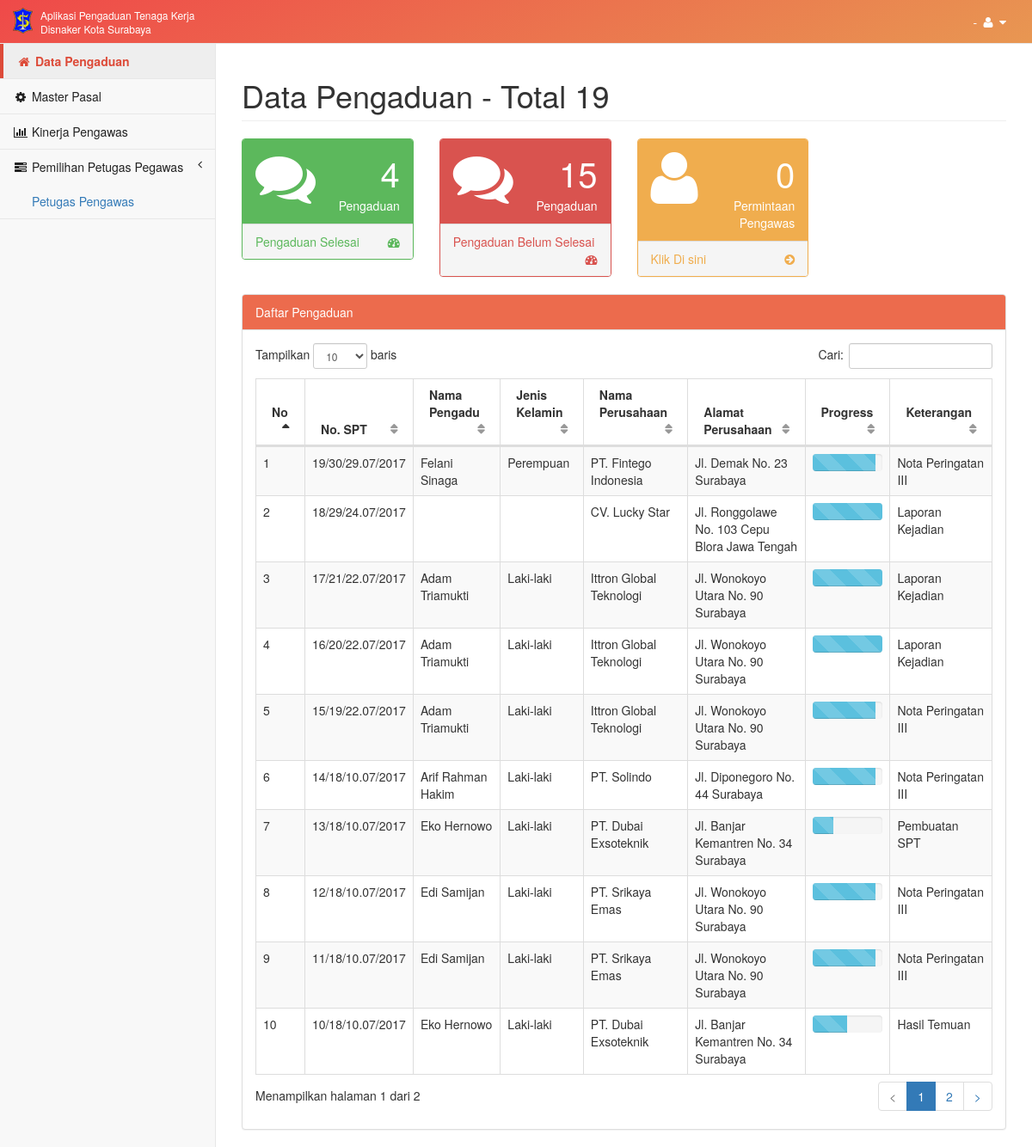
The page /main/index/data-pengaduan on the database its author committed.
### tables this page shows
CREATE TABLE IF NOT EXISTS `surat_perintah_tugas` (
  `ID_SPT` int(11) NOT NULL AUTO_INCREMENT,
  `NO_SPT` varchar(500) DEFAULT NULL,
  `STATUS_SPT` int(11) DEFAULT '1',
  `IS_ACTIVE_SPT` int(11) DEFAULT '0',
  `TGL_SPT` datetime DEFAULT NULL,
  `ISI_SPT` varchar(500) DEFAULT NULL,
  `PEMERIKSAAN` text,
  `ID_PASAL` int(11) DEFAULT NULL,
  `JUMLAH_PEGAWAI` varchar(50) DEFAULT NULL,
  `TGL_PEMERIKSAAN` datetime DEFAULT NULL,
  `IS_CONFIRM` int(11) NOT NULL DEFAULT '0',
  PRIMARY KEY (`ID_SPT`),
  KEY `ID_PASAL` (`ID_PASAL`)
);

CREATE TABLE IF NOT EXISTS `admin_pengawas` (
  `ID_ADMIN_PENGAWAS` int(11) NOT NULL AUTO_INCREMENT,
  `IDPENGGUNA` varchar(100) DEFAULT NULL,
  `ID_SPT` int(11) DEFAULT NULL,
  `ID_KARYAWAN` varchar(50) DEFAULT NULL,
  `ID_KELUHAN` int(11) DEFAULT NULL,
  PRIMARY KEY (`ID_ADMIN_PENGAWAS`),
  KEY `RELATION_201_FK` (`IDPENGGUNA`),
  KEY `RELATION_208_FK` (`ID_SPT`),
  KEY `RELATION_209_FK` (`ID_KARYAWAN`)
);

CREATE TABLE IF NOT EXISTS `tenaga_kerja` (
  `ID_TK` int(11) NOT NULL AUTO_INCREMENT,
  `NO_KTP` varchar(50) DEFAULT NULL,
  `EMAIL` varchar(100) DEFAULT NULL,
  `NAMA_TK` varchar(50) DEFAULT NULL,
  `ALAMAT_TK` varchar(100) DEFAULT NULL,
  `TEMPAT_LAHIR` varchar(50) DEFAULT NULL,
  `TANGGAL_LAHIR` datetime DEFAULT NULL,
  `JENIS_KEL` varchar(50) DEFAULT NULL,
  `AGAMA` varchar(50) DEFAULT NULL,
  `STATUS_KAWIN` varchar(50) DEFAULT NULL,
  `PEKERJAAN` varchar(50) DEFAULT NULL,
  `KEWARGANEGARAAN` varchar(50) DEFAULT NULL,
  `PASSWORD_TK` text,
  `NAMA_SERIKAT` varchar(50) DEFAULT NULL,
  `ALAMAT_SERIKAT` varchar(500) DEFAULT NULL,
  `TELP_SERIKAT` varchar(50) DEFAULT NULL,
  `NAMA_PERUSAHAAN` varchar(100) DEFAULT NULL,
  `ALAMAT_PERUSAHAAN` varchar(500) DEFAULT NULL,
  `EMAIL_PERUSAHAAN` varchar(100) DEFAULT NULL,
  `TELP_PERUSAHAAN` varchar(50) DEFAULT NULL,
  `TELP_HRD_SERIKAT` varchar(50) DEFAULT NULL,
  `TOKEN_REG` text,
  `USER_STS` int(11) DEFAULT NULL,
  `USER_TYPE` varchar(50) DEFAULT NULL,
  `JABATAN` varchar(100) DEFAULT NULL,
  `LAMA_KERJA` varchar(5) DEFAULT NULL,
  `JENIS_USAHA` varchar(100) DEFAULT NULL,
  PRIMARY KEY (`ID_TK`)
);

CREATE TABLE IF NOT EXISTS `jenis_keluhan` (
  `ID_JENIS_KELUHAN` int(11) NOT NULL AUTO_INCREMENT,
  `ID_TK` int(11) DEFAULT NULL,
  `ID_KELUHAN_TK` int(11) DEFAULT NULL,
  `ID_KELUHAN_SERIKAT` int(11) DEFAULT NULL,
  `STATUS_PENYELESAIAN` int(11) NOT NULL DEFAULT '0',
  PRIMARY KEY (`ID_JENIS_KELUHAN`),
  KEY `RELATION_205_FK` (`ID_TK`),
  KEY `RELATION_206_FK` (`ID_KELUHAN_TK`),
  KEY `RELATION_207_FK` (`ID_KELUHAN_SERIKAT`)
);

### application/views/pages/data-pengaduan.php (the view, shortened to what the rows shown need)
<link href="<?php echo base_url('assets/css/selectize.bootstrap3.css') ?>" rel="stylesheet">
<div id="wrapper">
        <div id="page-wrapper">
            <div class="row">
            <form method="post" action="<?php echo site_url('pengaduan/master_pasal_new') ?>" id="form_hasil_temuan">
                <div class="col-lg-12">
                    <h1 class="page-header">Data Pengaduan - Total <?php echo $total_pengaduan; ?></h1>
                </div>
                </form>
            </div>
            <div class="row">
                <div class="col-lg-3 col-md-6">
                    <div class="panel panel-yellow">
                        <div class="panel-heading">
                            <div class="row">
                                <div class="col-xs-9 text-right">
                                    <div class="huge"><?php echo $permintaan_petugas; ?></div>
                                    <div>Permintaan Pengawas</div>
                                </div>
                            </div>
                        </div>
                    </div>
                </div>
                <div class="col-lg-12">
                    <div class="panel panel-default">
                        <div class="panel-body">
                            <table width="100%" class="table table-striped table-bordered table-hover" id="dataTables-example">
                                <thead>
                                    <tr>
                                        <th>No</th>
                                        <th>No. SPT</th>
                                        <th>Nama Pengadu</th>
                                        <th>Jenis Kelamin</th>
                                        <th>Nama Perusahaan</th>
                                        <th>Alamat Perusahaan</th>
                                        <th>Progress</th>
                                        <th>Keterangan</th>
                                    </tr>
                                </thead>
                                <tbody>
                                    <?php $count=1; foreach ($spt_list as $key) { ?>
                                        <tr>
                                            <td><?php echo $count++; ?></td>
                                            <td><?php echo $key->NO_SPT; ?></td>
                                            <td><?php echo $key->NAMA_TK; ?></td>
                                            <td><?php echo $key->JENIS_KEL; ?></td>
                                            <td><?php echo $key->NAMA_PERUSAHAAN; ?></td>
                                            <td><?php echo $key->ALAMAT_PERUSAHAAN; ?></td>
                                            <td>
                                            <div class="progress progress-striped active" style="margin-bottom:0;">
                                                <div class="progress-bar progress-bar-info" role="progressbar" aria-valuenow="20" aria-valuemin="0" aria-valuemax="100" style="width: <?php echo $key->STATUS_PENYELESAIAN; ?>%">
                                                </div>
                                            </div>
                                            </td>
                                            <td>
                                                <?php
                                            $status_desc ='';
                                            if($key->STATUS_PENYELESAIAN==10){
                                                $status_desc = 'Pendaftaran Pengaduan';
                                            }
                                            else if($key->STATUS_PENYELESAIAN==20){
                                                $status_desc = 'Pemilihan Pengawas';
                                            }
                                            else if($key->STATUS_PENYELESAIAN==30){
                                                $status_desc = 'Pembuatan SPT';
                                            }
                                            else if($key->STATUS_PENYELESAIAN==40){
                                                $status_desc = 'Pemeriksaan Lapangan';
                                            }
                                            else if($key->STATUS_PENYELESAIAN==50){
                                                $status_desc = 'Hasil Temuan';
                                            }
                                            else if($key->STATUS_PENYELESAIAN==70){
                                                $status_desc = 'Nota Pemeriksaan I';
                                            }
                                            else if($key->STATUS_PENYELESAIAN==80){
                                                $status_desc = 'Nota Peringatan II';
                                            }
                                            else if($key->STATUS_PENYELESAIAN==90){
                                                $status_desc = 'Nota Peringatan III';
                                            }
                                            else if($key->STATUS_PENYELESAIAN==100){
                                                $status_desc = 'Laporan Kejadian';
                                            }
                                            echo $status_desc;
                                            ?>
                                            </td>
                                        </tr>
                                    <?php } ?>
                                </tbody>
                            </table>
                        </div>
                    </div>
                </div>
            </div>
        </div>
    </div>

### rows shown on the page
surat_perintah_tugas: IS_CONFIRM "0"
admin_pengawas: ID_SPT.NO_SPT "19/30/29.07/2017", tenaga_kerja.NAMA_TK "Felani Sinaga", tenaga_kerja.JENIS_KEL "Perempuan", tenaga_kerja.NAMA_PERUSAHAAN "PT. Fintego Indonesia", tenaga_kerja.ALAMAT_PERUSAHAAN "Jl. Demak No. 23 Surabaya", jenis_keluhan.STATUS_PENYELESAIAN "Nota Peringatan III"
admin_pengawas: ID_SPT.NO_SPT "18/29/24.07/2017", tenaga_kerja.NAMA_PERUSAHAAN "CV. Lucky Star", tenaga_kerja.ALAMAT_PERUSAHAAN "Jl. Ronggolawe No. 103 Cepu Blora Jawa Tengah", jenis_keluhan.STATUS_PENYELESAIAN "Laporan Kejadian"
admin_pengawas: ID_SPT.NO_SPT "17/21/22.07/2017", tenaga_kerja.NAMA_TK "Adam Triamukti", tenaga_kerja.JENIS_KEL "Laki-laki", tenaga_kerja.NAMA_PERUSAHAAN "Ittron Global Teknologi", tenaga_kerja.ALAMAT_PERUSAHAAN "Jl. Wonokoyo Utara No. 90 Surabaya", jenis_keluhan.STATUS_PENYELESAIAN "Laporan Kejadian"
admin_pengawas: ID_SPT.NO_SPT "16/20/22.07/2017", tenaga_kerja.NAMA_TK "Adam Triamukti", tenaga_kerja.JENIS_KEL "Laki-laki", tenaga_kerja.NAMA_PERUSAHAAN "Ittron Global Teknologi", tenaga_kerja.ALAMAT_PERUSAHAAN "Jl. Wonokoyo Utara No. 90 Surabaya", jenis_keluhan.STATUS_PENYELESAIAN "Laporan Kejadian"
admin_pengawas: ID_SPT.NO_SPT "15/19/22.07/2017", tenaga_kerja.NAMA_TK "Adam Triamukti", tenaga_kerja.JENIS_KEL "Laki-laki", tenaga_kerja.NAMA_PERUSAHAAN "Ittron Global Teknologi", tenaga_kerja.ALAMAT_PERUSAHAAN "Jl. Wonokoyo Utara No. 90 Surabaya", jenis_keluhan.STATUS_PENYELESAIAN "Nota Peringatan III"
admin_pengawas: ID_SPT.NO_SPT "14/18/10.07/2017", tenaga_kerja.NAMA_TK "Arif Rahman Hakim", tenaga_kerja.JENIS_KEL "Laki-laki", tenaga_kerja.NAMA_PERUSAHAAN "PT. Solindo", tenaga_kerja.ALAMAT_PERUSAHAAN "Jl. Diponegoro No. 44 Surabaya", jenis_keluhan.STATUS_PENYELESAIAN "Nota Peringatan III"
admin_pengawas: ID_SPT.NO_SPT "13/18/10.07/2017", tenaga_kerja.NAMA_TK "Eko Hernowo", tenaga_kerja.JENIS_KEL "Laki-laki", tenaga_kerja.NAMA_PERUSAHAAN "PT. Dubai Exsoteknik", tenaga_kerja.ALAMAT_PERUSAHAAN "Jl. Banjar Kemantren No. 34 Surabaya", jenis_keluhan.STATUS_PENYELESAIAN "Pembuatan SPT"
admin_pengawas: ID_SPT.NO_SPT "12/18/10.07/2017", tenaga_kerja.NAMA_TK "Edi Samijan", tenaga_kerja.JENIS_KEL "Laki-laki", tenaga_kerja.NAMA_PERUSAHAAN "PT. Srikaya Emas", tenaga_kerja.ALAMAT_PERUSAHAAN "Jl. Wonokoyo Utara No. 90 Surabaya", jenis_keluhan.STATUS_PENYELESAIAN "Nota Peringatan III"
admin_pengawas: ID_SPT.NO_SPT "11/18/10.07/2017", tenaga_kerja.NAMA_TK "Edi Samijan", tenaga_kerja.JENIS_KEL "Laki-laki", tenaga_kerja.NAMA_PERUSAHAAN "PT. Srikaya Emas", tenaga_kerja.ALAMAT_PERUSAHAAN "Jl. Wonokoyo Utara No. 90 Surabaya", jenis_keluhan.STATUS_PENYELESAIAN "Nota Peringatan III"
admin_pengawas: ID_SPT.NO_SPT "10/18/10.07/2017", tenaga_kerja.NAMA_TK "Eko Hernowo", tenaga_kerja.JENIS_KEL "Laki-laki", tenaga_kerja.NAMA_PERUSAHAAN "PT. Dubai Exsoteknik", tenaga_kerja.ALAMAT_PERUSAHAAN "Jl. Banjar Kemantren No. 34 Surabaya", jenis_keluhan.STATUS_PENYELESAIAN "Hasil Temuan"

### other values the page prints
$total_pengaduan "19"
$pengaduan_selesai "4"
$pengaduan_belum_selesai "15"
